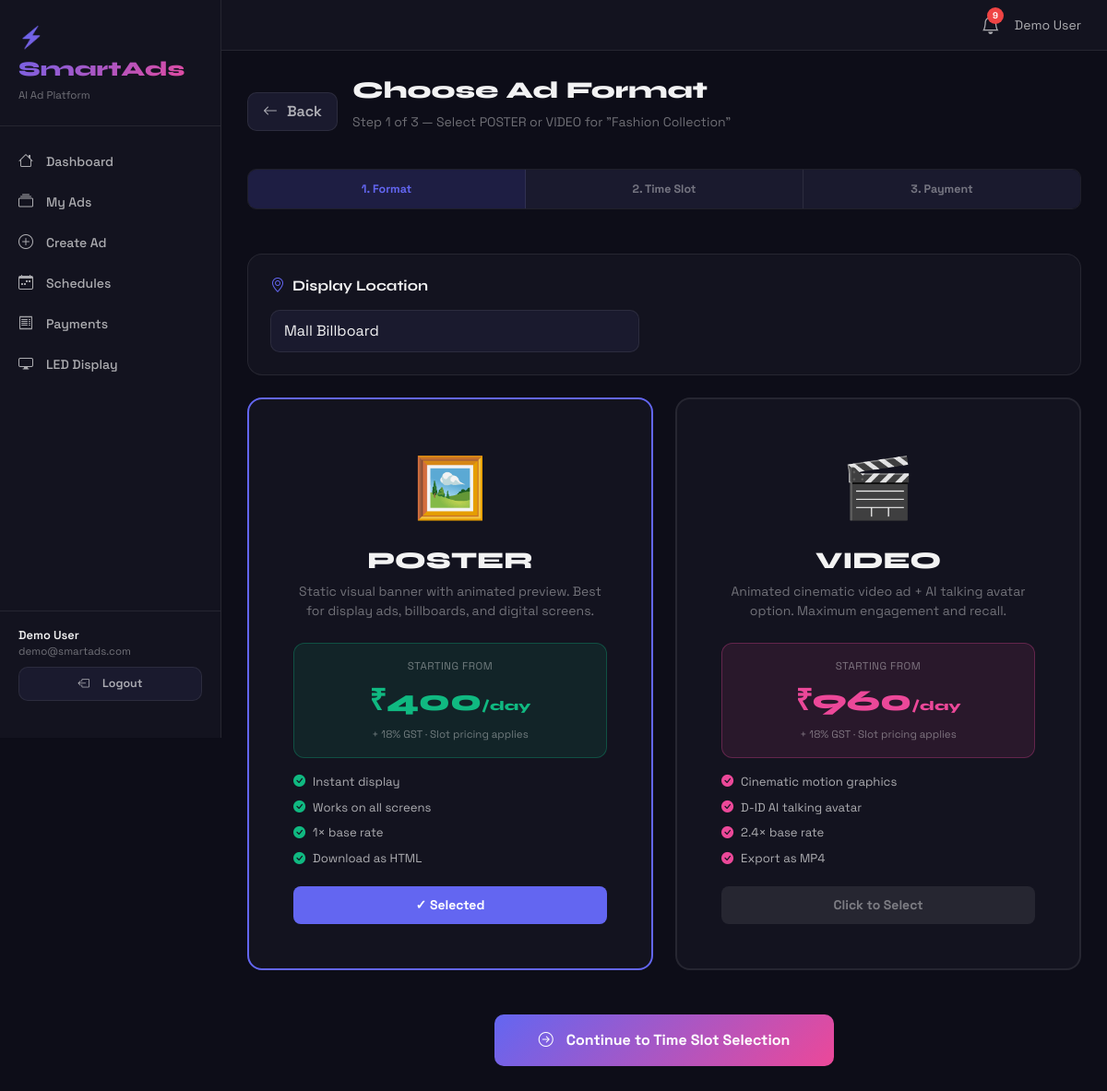
The app's page /ads/1/choose-format (signed in) with its own data.
### app/models/user.py (models this page shows, shortened)
class User(UserMixin, db.Model):
    __tablename__ = 'users'
    id            = db.Column(db.Integer, primary_key=True)
    name          = db.Column(db.String(120), nullable=False)
    email         = db.Column(db.String(150), unique=True, nullable=False, index=True)
    password_hash = db.Column(db.String(256), nullable=False)
    role          = db.Column(db.String(20), default='user')
    is_active     = db.Column(db.Boolean, default=True)
    created_at    = db.Column(db.DateTime, default=datetime.utcnow)
    last_login    = db.Column(db.DateTime, nullable=True)
    advertisements = db.relationship('Advertisement', backref='owner', lazy='dynamic', foreign_keys='Advertisement.user_id')
    payments       = db.relationship('Payment', backref='user', lazy='dynamic')
    schedules      = db.relationship('AdSchedule', backref='user', lazy='dynamic', foreign_keys='AdSchedule.user_id')
    notifications  = db.relationship('Notification', backref='user', lazy='dynamic')
    videos         = db.relationship('AdVideo', backref='user', lazy='dynamic')
    def is_admin(self): return self.role == 'admin'

### app/models/ad.py (models this page shows, shortened)
class Advertisement(db.Model):
    __tablename__  = 'advertisements'
    id             = db.Column(db.Integer, primary_key=True)
    user_id        = db.Column(db.Integer, db.ForeignKey('users.id'), nullable=False, index=True)
    title          = db.Column(db.String(200), nullable=False)
    product_name   = db.Column(db.String(150), nullable=False)
    category       = db.Column(db.String(80), nullable=False)
    offer          = db.Column(db.String(200), nullable=True)
    description    = db.Column(db.Text, nullable=True)
    location       = db.Column(db.String(100), nullable=True)
    ad_format      = db.Column(db.String(20), default='poster')   # NEW: poster | video
    amount_paid    = db.Column(db.Float, default=0.0)              # NEW: actual cost paid
    generated_text = db.Column(db.Text, nullable=True)
    slogans        = db.Column(db.Text, nullable=True)
    template_style = db.Column(db.String(50), default='modern')
    theme_color    = db.Column(db.String(20), default='#6366f1')
    media_filename = db.Column(db.String(300), nullable=True)
    media_type     = db.Column(db.String(20), nullable=True)
    ad_type        = db.Column(db.String(20), default='ai_generated')
    status         = db.Column(db.String(20), default='draft')
    admin_notes    = db.Column(db.Text, nullable=True)
    payment_status = db.Column(db.String(20), default='unpaid')
    engagement_score = db.Column(db.Integer, default=0)
    created_at     = db.Column(db.DateTime, default=datetime.utcnow)
    updated_at     = db.Column(db.DateTime, default=datetime.utcnow, onupdate=datetime.utcnow)
    approved_at    = db.Column(db.DateTime, nullable=True)
    schedules = db.relationship('AdSchedule', backref='advertisement', lazy='dynamic', cascade='all, delete-orphan')
    payments  = db.relationship('Payment', backref='advertisement', lazy='dynamic')
    videos    = db.relationship('AdVideo', backref='advertisement', lazy='dynamic')

### app/routes/ads.py (the view)
@ads_bp.route('/<int:ad_id>/choose-format')
@login_required
def choose_format(ad_id):
    ad = Advertisement.query.filter_by(id=ad_id, user_id=current_user.id).first_or_404()
    location = ad.location or VIRTUAL_LOCATIONS[0]
    base     = LOCATION_BASE.get(location, 400)
    return render_template('ads/choose_format.html',
        ad=ad, location=location, base=base,
        poster_mult=FORMAT_MULT['poster'],
        video_mult=FORMAT_MULT['video'],
        locations=VIRTUAL_LOCATIONS)

### app/models/user.py (called while the page is built)
@login_manager.user_loader
def load_user(uid): return User.query.get(int(uid))

### app/templates/ads/choose_format.html (shortened to what this page needs)
{% extends 'base.html' %}
{% block content %}
<div class="d-flex align-items-center gap-3 mb-4 flex-wrap">
  <a href="{{ url_for('ads.create') }}" class="btn-surface btn-sm"><i class="bi bi-arrow-left me-1"></i>Back</a>
  <div>
    <h1 class="page-title">Choose Ad Format</h1>
    <p class="page-subtitle">Step 1 of 3 — Select POSTER or VIDEO for "{{ ad.product_name }}"</p>
  </div>
</div>
<div class="d-flex gap-0 mb-5" style="border-radius:10px;overflow:hidden;border:1px solid var(--border)">
  {% for n,label,active in [(1,'Format',True),(2,'Time Slot',False),(3,'Payment',False)] %}
  <div style="flex:1;padding:12px;text-align:center;font-size:.78rem;font-weight:700;
    background:{{ 'rgba(99,102,241,0.2)' if active else 'var(--bg-elevated)' }};
    color:{{ 'var(--accent)' if active else 'var(--text-muted)' }};
    border-right:{{ '1px solid var(--border)' if not loop.last else 'none' }}">
    {{ n }}. {{ label }}
  </div>
  {% endfor %}
</div>
<form method="POST" action="{{ url_for('ads.set_format', ad_id=ad.id) }}">
  <div class="card-modern p-4 mb-4">
    <h5 class="section-title mb-3"><i class="bi bi-geo-alt me-2" style="color:var(--accent)"></i>Display Location</h5>
    <select name="location" class="form-select" style="max-width:400px" onchange="updatePrices(this.value)">
      {% for loc in locations %}
      <option value="{{ loc }}" {{ 'selected' if loc == (ad.location or locations[0]) else '' }}>{{ loc }}</option>
      {% endfor %}
    </select>
  </div>
  <div class="row g-4 mb-5">
    <div class="col-12 col-md-6">
      <label style="cursor:pointer;display:block;height:100%">
        <div class="card-modern p-5 h-100 format-card" id="card_poster"
             style="border:2px solid var(--accent);transition:all .2s;text-align:center">
          <div style="font-size:4rem;margin-bottom:16px">🖼️</div>
          <h3 style="font-family:'Syne',sans-serif;font-weight:800;font-size:1.6rem;color:var(--text);margin-bottom:8px">
            POSTER
          </h3>
          <p style="color:var(--text-muted);font-size:.875rem;margin-bottom:24px">
            Static visual banner with animated preview. Best for display ads, billboards, and digital screens.
          </p>
          <div style="background:rgba(16,185,129,.1);border:1px solid rgba(16,185,129,.3);
               border-radius:12px;padding:16px;margin-bottom:16px">
            <div style="font-size:.72rem;color:var(--text-muted);text-transform:uppercase;letter-spacing:.5px;margin-bottom:4px">Starting from</div>
            <div id="poster_price" style="font-family:'Syne',sans-serif;font-size:2rem;font-weight:800;color:#10b981">
              ₹{{ (base * poster_mult)|int }}<span style="font-size:.9rem">/day</span>
            </div>
            <div style="font-size:.72rem;color:var(--text-muted);margin-top:4px">+ 18% GST · Slot pricing applies</div>
          </div>
          <div style="display:flex;flex-direction:column;gap:8px;text-align:left;font-size:.82rem;color:var(--text-secondary)">
            <div><i class="bi bi-check-circle-fill me-2" style="color:#10b981"></i>Instant display</div>
            <div><i class="bi bi-check-circle-fill me-2" style="color:#10b981"></i>Works on all screens</div>
            <div><i class="bi bi-check-circle-fill me-2" style="color:#10b981"></i>1× base rate</div>
            <div><i class="bi bi-check-circle-fill me-2" style="color:#10b981"></i>Download as HTML</div>
          </div>
          <div id="poster_check" style="margin-top:20px;background:var(--accent);color:white;
               border-radius:8px;padding:10px;font-weight:700;font-size:.875rem">
            ✓ Selected
          </div>
        </div>
      </label>
    </div>
    <div class="col-12 col-md-6">
      <label style="cursor:pointer;display:block;height:100%">
        <div class="card-modern p-5 h-100 format-card" id="card_video"
             style="border:2px solid var(--border);transition:all .2s;text-align:center">
          <div style="font-size:4rem;margin-bottom:16px">🎬</div>
          <h3 style="font-family:'Syne',sans-serif;font-weight:800;font-size:1.6rem;color:var(--text);margin-bottom:8px">
            VIDEO
          </h3>
          <p style="color:var(--text-muted);font-size:.875rem;margin-bottom:24px">
            Animated cinematic video ad + AI talking avatar option. Maximum engagement and recall.
          </p>
          <div style="background:rgba(236,72,153,.1);border:1px solid rgba(236,72,153,.3);
               border-radius:12px;padding:16px;margin-bottom:16px">
            <div style="font-size:.72rem;color:var(--text-muted);text-transform:uppercase;letter-spacing:.5px;margin-bottom:4px">Starting from</div>
            <div id="video_price" style="font-family:'Syne',sans-serif;font-size:2rem;font-weight:800;color:#ec4899">
              ₹{{ (base * video_mult)|int }}<span style="font-size:.9rem">/day</span>
            </div>
            <div style="font-size:.72rem;color:var(--text-muted);margin-top:4px">+ 18% GST · Slot pricing applies</div>
          </div>
          <div style="display:flex;flex-direction:column;gap:8px;text-align:left;font-size:.82rem;color:var(--text-secondary)">
            <div><i class="bi bi-check-circle-fill me-2" style="color:#ec4899"></i>Cinematic motion graphics</div>
            <div><i class="bi bi-check-circle-fill me-2" style="color:#ec4899"></i>D-ID AI talking avatar</div>
            <div><i class="bi bi-check-circle-fill me-2" style="color:#ec4899"></i>2.4× base rate</div>
            <div><i class="bi bi-check-circle-fill me-2" style="color:#ec4899"></i>Export as MP4</div>
          </div>
          <div id="video_check" style="margin-top:20px;background:var(--border);color:var(--text-muted);
               border-radius:8px;padding:10px;font-weight:700;font-size:.875rem">
            Click to Select
          </div>
        </div>
      </label>
    </div>
  </div>
  <div class="d-flex justify-content-center">
    <button type="submit" class="btn-gradient px-5 py-3" style="font-size:1rem">
      <i class="bi bi-arrow-right-circle me-2"></i>Continue to Time Slot Selection
    </button>
  </div>
</form>
{% endblock %}

### app/templates/base.html (shortened to what this page needs)
<!DOCTYPE html>
<html lang="en">
<head>
<link href="https://cdn.jsdelivr.net/npm/bootstrap@5.3.2/dist/css/bootstrap.min.css" rel="stylesheet">
<link href="https://cdn.jsdelivr.net/npm/bootstrap-icons@1.11.3/font/bootstrap-icons.css" rel="stylesheet">
</head>
<body>
<div class="sidebar">
  <div class="sidebar-brand">
    <div class="brand-logo">⚡ SmartAds</div>
    <div style="font-size:.72rem;color:var(--text-muted);margin-top:4px">AI Ad Platform</div>
  </div>
  <nav>
    <div class="nav-item"><a href="{{ url_for('dashboard.home') }}"><i class="bi bi-house"></i>Dashboard</a></div>
    <div class="nav-item"><a href="{{ url_for('ads.list_ads') }}"><i class="bi bi-collection"></i>My Ads</a></div>
    <div class="nav-item"><a href="{{ url_for('ads.create') }}"><i class="bi bi-plus-circle"></i>Create Ad</a></div>
    <div class="nav-item"><a href="{{ url_for('schedule.index') }}"><i class="bi bi-calendar-week"></i>Schedules</a></div>
    <div class="nav-item"><a href="{{ url_for('payment.history') }}"><i class="bi bi-receipt"></i>Payments</a></div>
    <div class="nav-item"><a href="{{ url_for('display.index') }}"><i class="bi bi-display"></i>LED Display</a></div>
  </nav>
  {% if current_user.is_authenticated %}
  <div style="margin-top:auto;padding:16px 20px;border-top:1px solid var(--border)">
    <div style="font-size:.8rem;font-weight:600;color:var(--text)">{{ current_user.name }}</div>
    <div style="font-size:.72rem;color:var(--text-muted)">{{ current_user.email }}</div>
    <a href="{{ url_for('auth.logout') }}" class="btn-surface mt-2 w-100" style="justify-content:center;font-size:.78rem">
      <i class="bi bi-box-arrow-left me-2"></i>Logout</a>
  </div>
  {% endif %}
</div>
<div class="main-content">
  <div class="topbar">
    {% if current_user.is_authenticated %}
    <div class="d-flex align-items-center gap-3">
      <a href="{{ url_for('notifications.index') }}" style="position:relative;color:var(--text-secondary);text-decoration:none">
        <i class="bi bi-bell fs-5"></i>
        <span id="notif-count" class="notif-badge d-none">0</span>
      </a>
      <div style="font-size:.875rem;color:var(--text-secondary)">
        {{ current_user.name }}
      </div>
    </div>
    {% endif %}
  </div>
  <div class="content-area">
    {% block content %}{% endblock %}
  </div>
</div>
</body>
</html>

### app/templates/base.html (style rules this page uses)
:root { --bg:#0d0d18;--bg-card:#13131f;--bg-elevated:#1a1a2e;--border:rgba(255,255,255,.08); --text:rgba(255,255,255,.95);--text-secondary:rgba(255,255,255,.65);--text-muted:rgba(255,255,255,.4); --accent:#6366f1;--accent-glow:rgba(99,102,241,.15);--success:#10b981;--danger:#ef4444; --warning:#f59e0b;--info:#06b6d4;--font-sans:'Space Grotesk',sans-serif; }
* { box-sizing:border-box;margin:0;padding:0; }
body { background:var(--bg);color:var(--text);font-family:var(--font-sans);min-height:100vh; }
.sidebar { width:240px;background:var(--bg-card);border-right:1px solid var(--border); position:fixed;top:0;left:0;height:100vh;z-index:100;display:flex;flex-direction:column;padding:24px 0;overflow-y:auto; }
.sidebar-brand { padding:0 20px 24px;border-bottom:1px solid var(--border);margin-bottom:16px; }
.brand-logo { font-family:'Syne',sans-serif;font-size:1.4rem;font-weight:800; background:linear-gradient(135deg,#6366f1,#ec4899);-webkit-background-clip:text;-webkit-text-fill-color:transparent; }
.nav-item a { display:flex;align-items:center;gap:10px;padding:10px 20px;color:var(--text-secondary); text-decoration:none;transition:all .2s;font-size:.875rem;font-weight:500; }
.nav-item a i { font-size:1rem;width:20px; }
.main-content { margin-left:240px;min-height:100vh; }
.topbar { background:var(--bg-card);border-bottom:1px solid var(--border);padding:12px 28px; display:flex;align-items:center;justify-content:space-between;position:sticky;top:0;z-index:99; }
.content-area { padding:28px; }
.page-title { font-family:'Syne',sans-serif;font-size:1.6rem;font-weight:800;color:var(--text); }
.page-subtitle { color:var(--text-muted);font-size:.875rem;margin-top:4px; }
.card-modern { background:var(--bg-card);border:1px solid var(--border);border-radius:16px;padding:24px;transition:all .2s; }
.btn-gradient { background:linear-gradient(135deg,#6366f1,#ec4899);border:none;color:white;padding:10px 20px; border-radius:10px;font-weight:700;font-family:var(--font-sans);cursor:pointer;transition:all .2s; text-decoration:none;display:inline-flex;align-items:center;gap:6px; }
.btn-surface { background:var(--bg-elevated);border:1px solid var(--border);color:var(--text-secondary); padding:8px 16px;border-radius:10px;font-weight:600;font-family:var(--font-sans);cursor:pointer; transition:all .2s;text-decoration:none;display:inline-flex;align-items:center;gap:6px; }
.form-control,.form-select { background:var(--bg-elevated)!important;border:1px solid var(--border)!important; color:var(--text)!important;border-radius:10px!important;padding:10px 14px!important;font-family:var(--font-sans)!important; }
.section-title { font-family:'Syne',sans-serif;font-size:1rem;font-weight:700;color:var(--text);margin-bottom:16px; }
.notif-badge { background:#ef4444;color:white;border-radius:50%;width:18px;height:18px; font-size:.6rem;font-weight:700;display:inline-flex;align-items:center;justify-content:center; position:absolute;top:-4px;right:-4px; }

### records on screen
User: name "Demo User", email "demo@smartads.com"
Advertisement: product_name "Fashion Collection"

### other values on screen
{{ n }} "1" "2" "3"
{{ label }} "Format" "Time Slot" "Payment"
{{ (base * poster_mult)|int }} "400"
{{ (base * video_mult)|int }} "960"
form field location "Mall Billboard"
